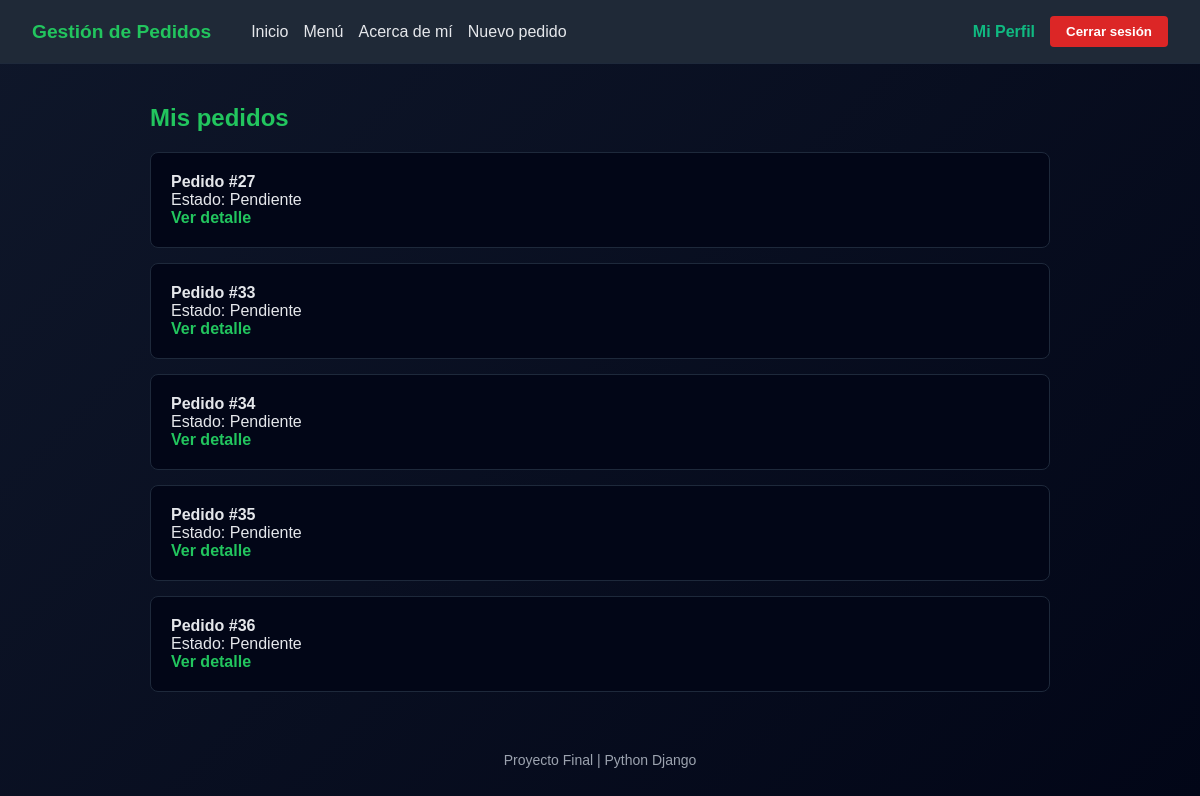
The app's page / (signed in), older data.
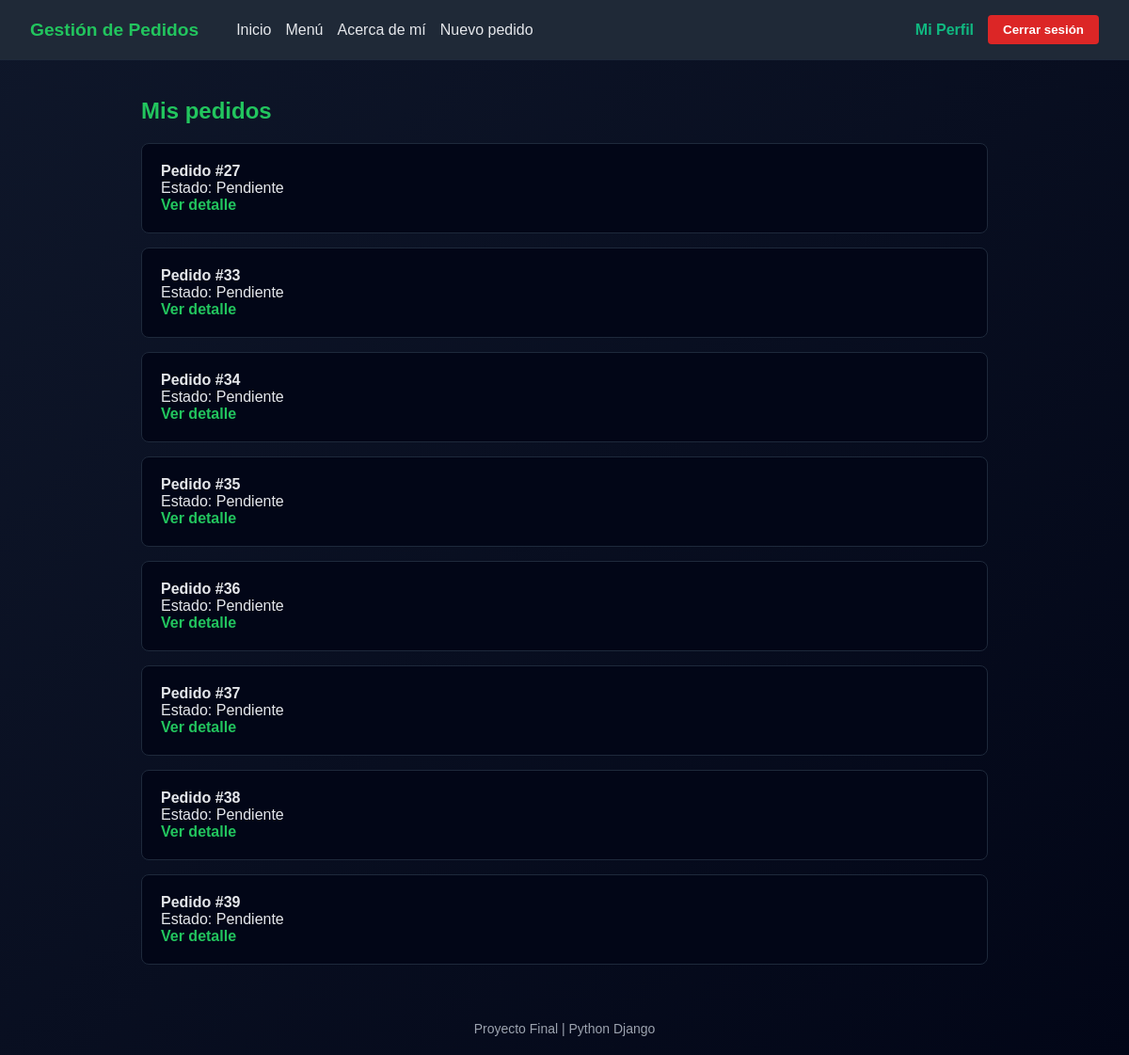
The same page, newer data.
### core/models.py (models this page shows, shortened)
class Pedido(models.Model):
    cliente = models.ForeignKey(User, on_delete=models.CASCADE)
    creado = models.DateTimeField(auto_now_add=True)
    estado = models.CharField(max_length=20, default='Pendiente')

### core/views.py (the view)
# urls.py: path('', views.home, name='home'),
@login_required
def home(request):
    pedidos = Pedido.objects.filter(cliente=request.user)
    return render(request, 'core/home.html', {'pedidos': pedidos})

### core/templates/core/home.html
{% extends 'core/base.html' %}
{% block content %}
<h2>Mis pedidos</h2>
{% for pedido in pedidos %}
    <div class="card">
        <p><strong>Pedido #{{ pedido.id }}</strong></p>
        <p>Estado: {{ pedido.estado }}</p>
        <a href="{% url 'detalle_pedido' pedido.id %}">Ver detalle</a>
    </div>
{% empty %}
    <p>No tenés pedidos aún.</p>
{% endfor %}
{% endblock %}

Row changes from the older to the newer data that the page shows:
added Pedido: id "37", estado "Pendiente"
added Pedido: id "38", estado "Pendiente"
added Pedido: id "39", estado "Pendiente"
